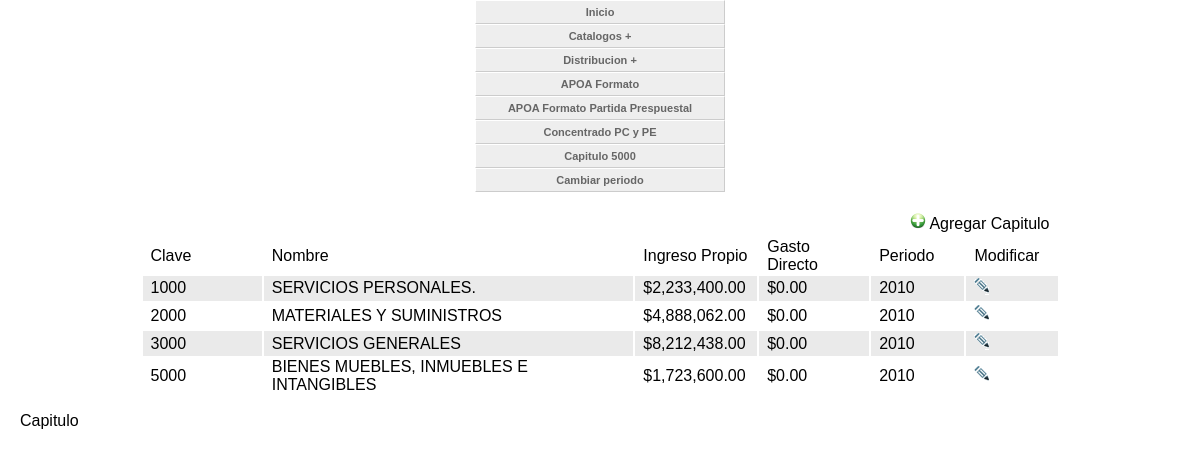
Page /TCapitulo.php on the committed database.
### tables this page shows
CREATE TABLE `capitulo` (
  `clave` int(11) NOT NULL,
  `nombre` varchar(500) default NULL,
  `descripcion` longtext,
  `ingresos_propios` double default NULL,
  `gasto_directo` double default NULL,
  `vigencia` date default NULL,
  `periodo` varchar(20) default NULL,
  `id_capitulo` int(11) NOT NULL auto_increment,
  PRIMARY KEY  (`id_capitulo`),
  KEY `i_clave` (`clave`)
);

### TCapitulo.php (the view, shortened to what this page needs)
<!DOCTYPE html PUBLIC "-//W3C//DTD XHTML 4.01 Transitional//EN" "http://www.w3.org/TR/xhtml1/DTD/xhtml1-transitional.dtd">
<html xmlns="http://www.w3.org/1999/xhtml">
<head>
</head>
<body onload="cargar();" onunload="window.opener.history.go(0);" >
<div  align="center" class="cssMenu">
							<ul id="navmenu">
  <li><a href="index_menu.php">Inicio</a></li>
  <li><a >Catalogos +</a>
  </li>
  <li><a href="#">Distribucion +</a>
  </li>
  <li><a  href="combo_apoa.php">APOA Formato</a></li>
  <li><a   href="APOApartidaPresupuestal.php">APOA Formato Partida Prespuestal</a></li>
  <li><a  href="programa_operativo_anual.php">Concentrado PC y PE</a></li>
  <li><a href="formato_capitulo5000.php">Capitulo 5000</a></li>
  <li><a href="index.php">Cambiar periodo</a></li>
</ul>
						</div>
<form id="form1" name="form1" method="post" action="TCapitulo.php">
  <table width="919" border="0" align="center">
    <tr>
      <td colspan="8"><table width="100%" border="0">
        <div align="right">
		<a href="AgregarCapitulos.php" title="Agregar Capitulos" rel="gb_page_center[740,450]"><img src="images/add.png" width="16" height="16" alt="Agregar" border="0" /> </a>Agregar Capitulo
		</div>
      </table></td>
    </tr>
    <tr>
      <td width="122">Clave</td>
      <td width="426">Nombre</td>
      <td width="107">Ingreso Propio</td>
      <td width="107">Gasto Directo</td>
	  <td width="84">Periodo</td>
      <td width="78">Modificar</td>
    </tr>
<?PHP
	$Sql="SELECT * FROM capitulo ORDER BY clave";
	$ISql = mysql_query($Sql);
	$num=mysql_num_rows($ISql);
	if($num>0)
	{
		$a=1;
		while($row = mysql_fetch_array($ISql))
		{
		if($a==0)
		{
		?>
            <? $a=1;}else{?>
            <tr class="odd">
			<? $a=0;}?>
      			<td><? echo $row[0]; ?></td>
		      	<td><? echo $row[1]; ?></td>
      			<td><? echo "$".number_format($row[3], 2, '.', ','); ?></td>
				<td><? echo "$".number_format($row[4], 2, '.', ','); ?></td>
      			<td><? echo $row[6]; ?></td>
      			<td align="center"><a href="ModificaCapitulo.php?idd=<?=$row[0]; ?>" title="Modificar Capitulo" rel="gb_page_center[740,450]"><img src="imagenes/ico_edit.gif" width="15" height="17" border="0"/></a></td>
    		</tr>
    <?
		}
	}
?>
  </table>
</form>
<link type="text/css" rel="stylesheet" href="stylesheets/TableGear.css" />
<link href="greybox/gb_styles.css" rel="stylesheet" type="text/css" />
						<span class="txtcontenidoazul"> Capitulo</span>
</body>
</html>

### cssmenuhorizontal.css (style rules this page uses)
ul#navmenu, ul#navmenu li, ul#navmenu ul { margin: 0; border: 0 none; padding: 0; width: 250px; list-style: none; }
ul#navmenu li { display: block !important; display: inline; position: relative; }
ul#navmenu a { border: 1px solid #FFF; border-right-color: #CCC; border-bottom-color: #CCC; padding: 0 6px; display: block; background: #EEE; color: #666; font: bold 11px/22px Verdana, Arial, Helvetica, sans-serif; text-decoration: none; height: auto !important; height: 100%; }

### stylesheets/TableGear.css (style rules this page uses)
body { margin: 0 auto; padding: 0 20px 20px 20px; font-family: Tahoma, Helvetica, Arial, sans-serif; }
form { padding: 1em; }
tr.odd { background-color: #eaeaea; }
th,td { text-align: left; }
td { height: 1.6em; padding: 0 0.5em; }

### TCapitulo.php (style rules this page uses)
a { color: #900; text-decoration: none; }

### rows in the picture
capitulo: clave "1000", nombre "SERVICIOS PERSONALES.", ingresos_propios "2,233,400.00", gasto_directo "0.00", periodo "2010"
capitulo: clave "2000", nombre "MATERIALES Y SUMINISTROS", ingresos_propios "4,888,062.00", gasto_directo "0.00", periodo "2010"
capitulo: clave "3000", nombre "SERVICIOS GENERALES", ingresos_propios "8,212,438.00", gasto_directo "0.00", periodo "2010"
capitulo: clave "5000", nombre "BIENES MUEBLES, INMUEBLES E INTANGIBLES", ingresos_propios "1,723,600.00", gasto_directo "0.00", periodo "2010"
